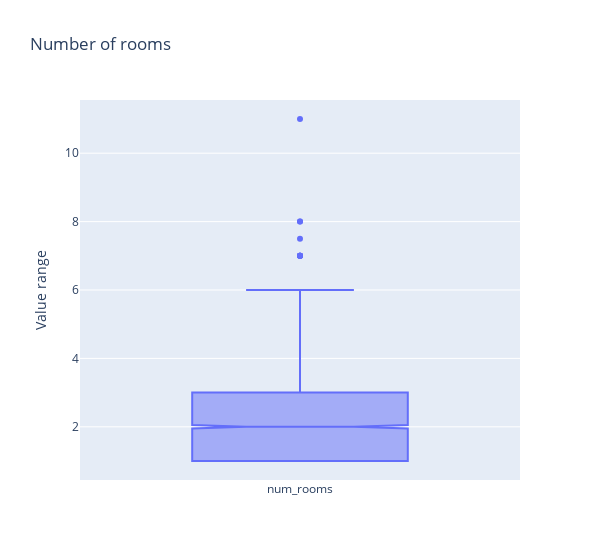

Source (notebook cell):
### Markdown cell above
We have 1,5, 4,5 rooms, 5,5 rooms, 7,5 rooms, etc.  
It is not a mistake.  
These are the numbers indicated in real advertisements.

### Code cell
cols = ['num_rooms']
fig = px.box(df[cols], notched=True,  title='Number of rooms',color='variable', width=600)
fig.update_yaxes(matches= None)
fig.update_traces(showlegend=False)
fig.update_layout(xaxis_title="", yaxis_title="Value range")

### Figure 1 — Plotly figure (JSON) as saved in the notebook; plotly's stock layout.template omitted (floating-point values rounded to 4 significant figures; data arrays with more than 128 entries replaced by an {"elided": "..."} marker saying what was removed)
{"data": [{"alignmentgroup": "True", "hovertemplate": "variable=%{x}<br>value=%{y}<extra></extra>", "legendgroup": "num_rooms", "marker": {"color": "#636efa"}, "name": "num_rooms", "notched": true, "offsetgroup": "num_rooms", "orientation": "v", "showlegend": false, "type": "box", "x": {"elided": "4071 str values"}, "x0": " ", "xaxis": "x", "y": {"elided": "4071 float values"}, "y0": " ", "yaxis": "y"}], "layout": {"boxmode": "overlay", "legend": {"title": {"text": "variable"}, "tracegroupgap": 0}, "title": {"text": "Number of rooms"}, "width": 600, "xaxis": {"anchor": "y", "categoryarray": ["num_rooms"], "categoryorder": "array", "domain": [0, 1], "title": {"text": ""}}, "yaxis": {"anchor": "x", "domain": [0, 1], "title": {"text": "Value range"}}}}
